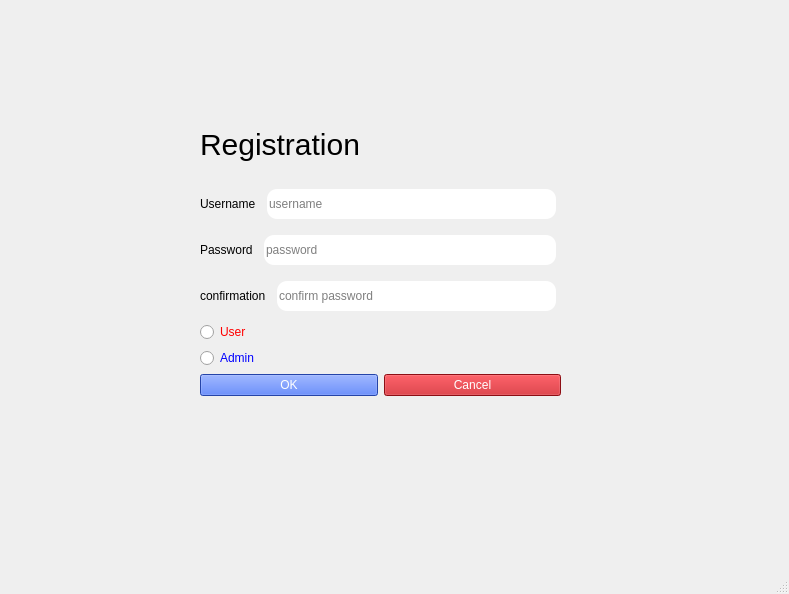
<?xml version="1.0" encoding="UTF-8"?>
<ui version="4.0">
 <class>MainWindow</class>
 <widget class="QMainWindow" name="MainWindow">
  <property name="geometry">
   <rect>
    <x>0</x>
    <y>0</y>
    <width>789</width>
    <height>594</height>
   </rect>
  </property>
  <property name="windowTitle">
   <string>MainWindow</string>
  </property>
  <widget class="QWidget" name="centralwidget">
   <widget class="QWidget" name="verticalLayoutWidget">
    <property name="geometry">
     <rect>
      <x>200</x>
      <y>110</y>
      <width>361</width>
      <height>286</height>
     </rect>
    </property>
    <layout class="QVBoxLayout" name="verticalLayout">
     <item>
      <widget class="QLabel" name="label">
       <property name="layoutDirection">
        <enum>Qt::LayoutDirection::RightToLeft</enum>
       </property>
       <property name="styleSheet">
        <string notr="true">font-size: 30px; </string>
       </property>
       <property name="text">
        <string>Registration</string>
       </property>
      </widget>
     </item>
     <item>
      <layout class="QHBoxLayout" name="horizontalLayout_2">
       <item>
        <widget class="QLabel" name="label_2">
         <property name="text">
          <string>Username</string>
         </property>
        </widget>
       </item>
       <item>
        <widget class="QLineEdit" name="ed_username">
         <property name="styleSheet">
          <string notr="true">border: solid; height: 30px; border-radius: 10px; margin: 5px</string>
         </property>
         <property name="inputMask">
          <string/>
         </property>
         <property name="text">
          <string/>
         </property>
         <property name="placeholderText">
          <string>username</string>
         </property>
        </widget>
       </item>
      </layout>
     </item>
     <item>
      <layout class="QHBoxLayout" name="horizontalLayout_3">
       <item>
        <widget class="QLabel" name="label_3">
         <property name="text">
          <string>Password</string>
         </property>
        </widget>
       </item>
       <item>
        <widget class="QLineEdit" name="ed_password">
         <property name="styleSheet">
          <string notr="true">border: solid; height: 30px; border-radius: 10px; margin: 5px</string>
         </property>
         <property name="inputMask">
          <string/>
         </property>
         <property name="text">
          <string/>
         </property>
         <property name="placeholderText">
          <string>password</string>
         </property>
        </widget>
       </item>
      </layout>
     </item>
     <item>
      <layout class="QHBoxLayout" name="horizontalLayout_4">
       <item>
        <widget class="QLabel" name="label_4">
         <property name="text">
          <string>confirmation</string>
         </property>
        </widget>
       </item>
       <item>
        <widget class="QLineEdit" name="ed_confirm_pass">
         <property name="styleSheet">
          <string notr="true">border: solid; height: 30px; border-radius: 10px; margin: 5px</string>
         </property>
         <property name="inputMask">
          <string/>
         </property>
         <property name="text">
          <string/>
         </property>
         <property name="placeholderText">
          <string>confirm password</string>
         </property>
        </widget>
       </item>
      </layout>
     </item>
     <item>
      <widget class="QRadioButton" name="user_radio">
       <property name="styleSheet">
        <string notr="true">color: red</string>
       </property>
       <property name="text">
        <string>User</string>
       </property>
      </widget>
     </item>
     <item>
      <widget class="QRadioButton" name="admin_radio">
       <property name="styleSheet">
        <string notr="true">color:blue</string>
       </property>
       <property name="text">
        <string>Admin</string>
       </property>
      </widget>
     </item>
     <item>
      <layout class="QHBoxLayout" name="horizontalLayout">
       <item>
        <widget class="QPushButton" name="bt_confirm">
         <property name="styleSheet">
          <string notr="true">background-color: rgb(52, 95, 235); color: white</string>
         </property>
         <property name="text">
          <string>OK</string>
         </property>
        </widget>
       </item>
       <item>
        <widget class="QPushButton" name="bt_cancel">
         <property name="styleSheet">
          <string notr="true">background-color: rgb(196, 20, 28); color: white;</string>
         </property>
         <property name="text">
          <string>Cancel</string>
         </property>
        </widget>
       </item>
      </layout>
     </item>
    </layout>
   </widget>
  </widget>
  <widget class="QMenuBar" name="menubar">
   <property name="geometry">
    <rect>
     <x>0</x>
     <y>0</y>
     <width>789</width>
     <height>22</height>
    </rect>
   </property>
  </widget>
  <widget class="QStatusBar" name="statusbar"/>
 </widget>
 <resources/>
 <connections/>
</ui>
